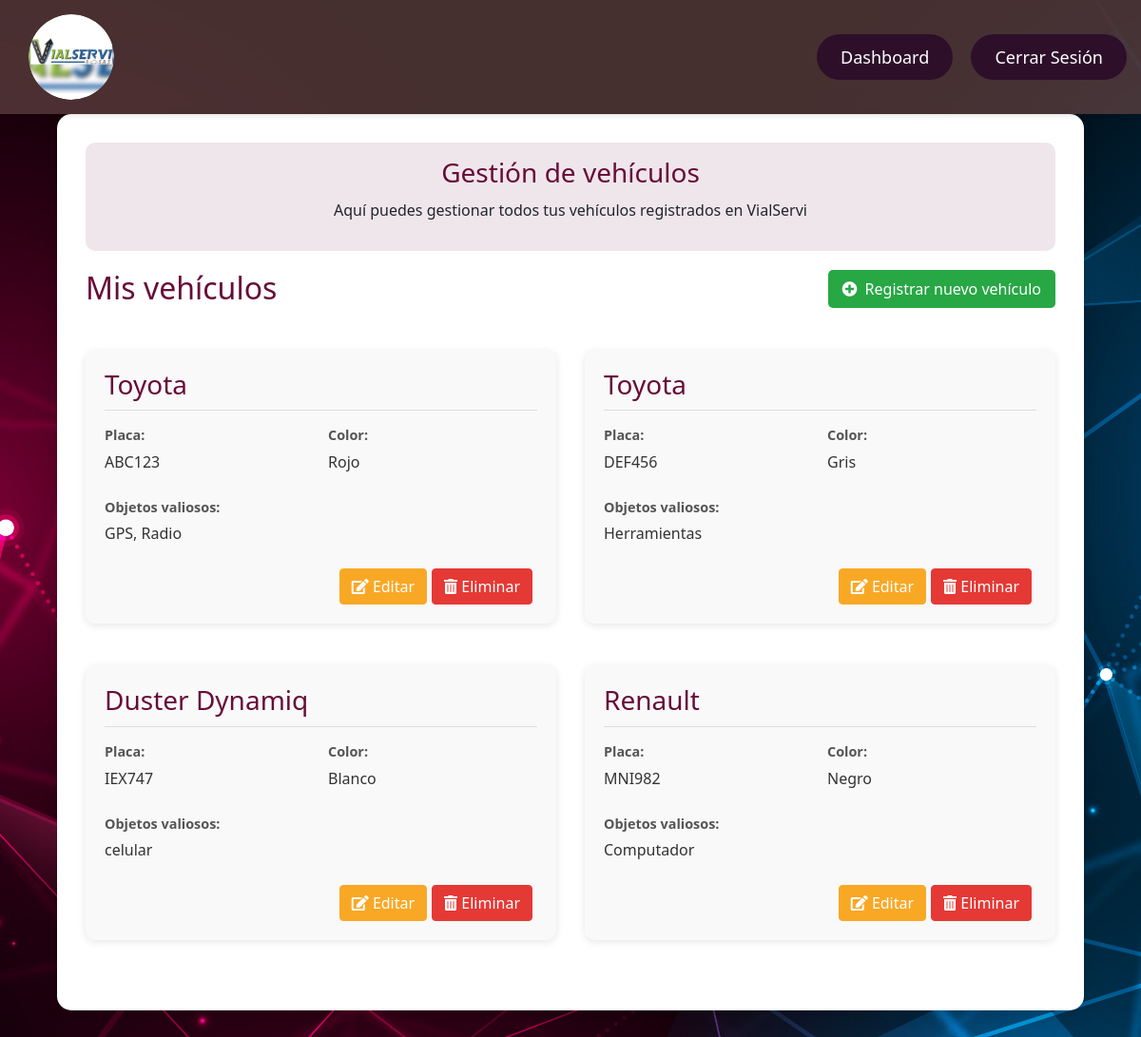
The app's page /cliente_vehiculo.php (signed in), older data.
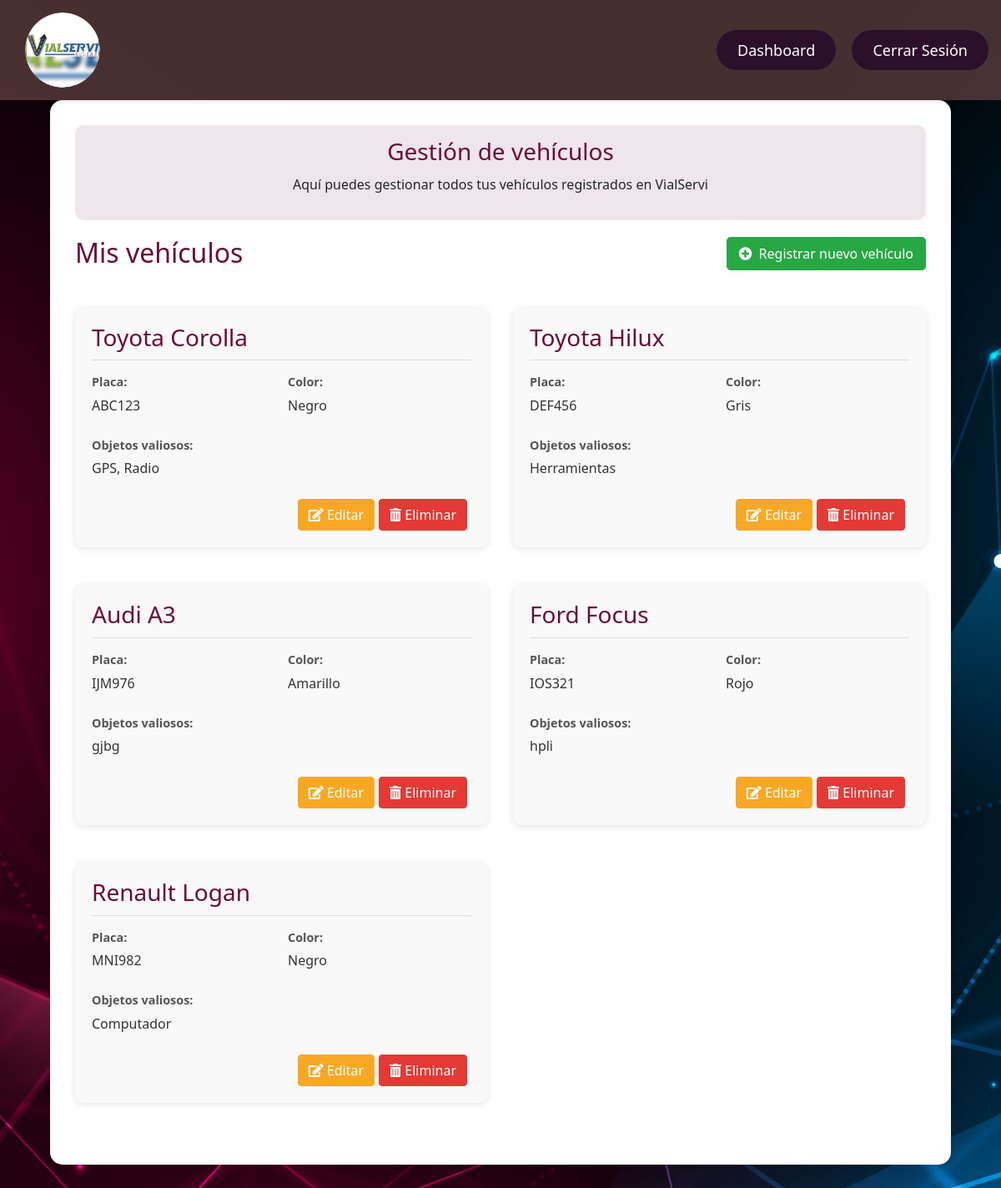
The same page, newer data.
### tables this page shows
CREATE TABLE `vehiculos` (
  `Placa` varchar(20) NOT NULL,
  `Marca` varchar(50) DEFAULT NULL,
  `Objetos_Valiosos` text DEFAULT NULL,
  `Clientes_Vehiculos` int(11) DEFAULT NULL,
  `modelo_id` int(11) DEFAULT NULL,
  `color_id` int(11) DEFAULT NULL
);

CREATE TABLE `colores` (
  `color_id` int(11) NOT NULL,
  `nombre_color` varchar(20) DEFAULT NULL
);

CREATE TABLE `modelos` (
  `id` int(11) NOT NULL,
  `nombre` varchar(50) NOT NULL,
  `marca_id` int(11) NOT NULL,
  `año` int(11) NOT NULL
);

### cliente_vehiculo.php (the view, shortened to what this page needs)
<?php
require_once 'config.php';
$cliente_id = $_SESSION['cliente_id'];
$sql_vehiculos = "
    SELECT
      v.Placa,
      v.Marca,
      mo.nombre       AS Modelo,
      co.nombre_color AS Color,
      v.Objetos_Valiosos
    FROM vehiculos v
    LEFT JOIN modelos  mo ON v.modelo_id = mo.id
    LEFT JOIN colores  co ON v.color_id   = co.color_id
    WHERE v.Clientes_Vehiculos = ?
";
$stmt_vehiculos = $conn->prepare($sql_vehiculos);
$stmt_vehiculos->bind_param("i", $cliente_id);
$stmt_vehiculos->execute();
$vehiculos = $stmt_vehiculos->get_result()->fetch_all(MYSQLI_ASSOC);
$accion = isset($_GET['accion']) ? $_GET['accion'] : 'listar';
?>
<!DOCTYPE html>
<html lang="es">
<head>
    <link href="https://stackpath.bootstrapcdn.com/bootstrap/4.5.2/css/bootstrap.min.css" rel="stylesheet">
    <link rel="stylesheet" href="https://cdnjs.cloudflare.com/ajax/libs/font-awesome/5.15.3/css/all.min.css">
</head>
<body>
<div class="sidebar">
    <div class="logo-container">
        <img src="Imagenes/Logo.jpg" alt="Logo" class="logo">
    </div>
    <div>
        <a href="cliente_dashboard.php"></i> Dashboard</a>
        <a href="logout_cliente.php"></i> Cerrar Sesión</a>
    </div>
</div>
<div class="container">
    <div class="welcome-message">
        <h3>Gestión de vehículos</h3>
        <p>Aquí puedes gestionar todos tus vehículos registrados en VialServi</p>
    </div>
    <?php if ($accion == 'listar'): ?>
        <div class="d-flex justify-content-between align-items-center mb-4">
            <h2>Mis vehículos</h2>
            <a href="?accion=nuevo" class="btn-add-vehicle"><i class="fas fa-plus-circle"></i> Registrar nuevo vehículo</a>
        </div>
        <?php if (empty($vehiculos)): ?>
            <div class="no-vehicles">
                <p>No tienes vehículos registrados.</p>
                <a href="?accion=nuevo" class="btn btn-primary mt-3">Registrar mi primer vehículo</a>
            </div>
        <?php else: ?>
            <div class="row">
                <?php foreach ($vehiculos as $vehiculo): ?>
                    <div class="col-md-6 mb-4">
                        <div class="vehicle-card">
                            <h3><?php echo htmlspecialchars($vehiculo['Marca'] . ' ' . $vehiculo['Modelo']); ?></h3>
                            <div class="vehicle-info">
                                <div class="vehicle-info-item">
                                    <span class="info-label">Placa:</span>
                                    <span class="info-value"><?php echo htmlspecialchars($vehiculo['Placa']); ?></span>
                                </div>
                                <div class="vehicle-info-item">
                                    <span class="info-label">Color:</span>
                                    <span class="info-value"><?php echo htmlspecialchars($vehiculo['Color']); ?></span>
                                </div>
                                <?php if (!empty($vehiculo['Objetos_Valiosos'])): ?>
                                <div class="vehicle-info-item" style="grid-column: 1 / -1;">
                                    <span class="info-label">Objetos valiosos:</span>
                                    <span class="info-value"><?php echo htmlspecialchars($vehiculo['Objetos_Valiosos']); ?></span>
                                </div>
                                <?php endif; ?>
                            </div>
                            <div class="vehicle-actions">
                                <a href="?accion=editar&placa=<?php echo urlencode($vehiculo['Placa']); ?>" class="btn btn-warning btn-action">
                                    <i class="fas fa-edit"></i> Editar
                                </a>
                                <button class="btn btn-danger btn-action" onclick="confirmarEliminar('<?php echo htmlspecialchars($vehiculo['Placa']); ?>')">
                                    <i class="fas fa-trash-alt"></i> Eliminar
                                </button>
                            </div>
                        </div>
                    </div>
                <?php endforeach; ?>
            </div>
        <?php endif; ?>
    <?php endif; ?>
</div>
</body>
</html>

### cliente_vehiculo.php (style rules this page uses)
* { margin: 0; padding: 0; box-sizing: border-box; }
body { font-family: 'Segoe UI', Tahoma, Geneva, Verdana, sans-serif; background-image: url('Imagenes/ClienteRegistrarVehiculo.jpg'); background-size: cover; background-position: center; background-attachment: fixed; margin: 0; padding: 0; }
.sidebar { width: 100%; position: fixed; top: 0; left: 0; background-color: rgba(100, 67, 67, 0.7); padding: 15px 0; z-index: 1000; display: flex; justify-content: space-between; align-items: center; box-shadow: 0 2px 5px rgba(0, 0, 0, 0.1); }
.sidebar a { padding: 12px 25px; text-decoration: none; font-size: 18px; color: #fff; background-color: #2d0f2a; margin-right: 15px; border-radius: 50px; transition: background-color 0.3s ease, transform 0.3s ease; }
.logo-container { margin-left: 30px; border-radius: 50%; width: 90px; height: 90px; overflow: hidden; }
.logo { width: 100%; height: 100%; object-fit: cover; box-shadow: 0 4px 10px rgba(0, 0, 0, 0.2); border-radius: 50%; }
.container { background-color: white; padding: 30px; border-radius: 15px; box-shadow: 0 6px 15px rgba(0, 0, 0, 0.1); width: 90%; max-width: 1200px; margin: 120px auto 40px; }
h2 { color: #680c39; margin-bottom: 20px; text-align: center; }
.btn-action { margin-right: 5px; }
.btn-warning { background-color: #f9a825; border-color: #f9a825; color: white; }
.btn-danger { background-color: #e53935; border-color: #e53935; }
.vehicle-card { background-color: #f9f9f9; border-radius: 10px; padding: 20px; margin-bottom: 20px; box-shadow: 0 2px 8px rgba(0,0,0,0.1); transition: transform 0.2s; }
.vehicle-card h3 { color: #680c39; margin-bottom: 15px; border-bottom: 1px solid #ddd; padding-bottom: 10px; }
.vehicle-info { display: grid; grid-template-columns: repeat(auto-fill, minmax(200px, 1fr)); gap: 15px; }
.vehicle-info-item { margin-bottom: 10px; }
.vehicle-actions { margin-top: 15px; display: flex; justify-content: flex-end; }
.welcome-message { background-color: rgba(104, 12, 57, 0.1); padding: 15px; border-radius: 10px; margin-bottom: 20px; text-align: center; }
.welcome-message h3 { color: #680c39; margin-bottom: 10px; }
.btn-add-vehicle { background-color: #28a745; color: white; padding: 8px 15px; border-radius: 5px; text-decoration: none; display: inline-flex; align-items: center; margin-bottom: 20px; }
.btn-add-vehicle i { margin-right:.5rem; }
.info-label { font-weight: bold; color: #555; font-size: 0.9rem; display: block; margin-bottom: 5px; }
.info-value { font-size: 1rem; color: #333; }

Row changes from the older to the newer data that the page shows:
removed vehiculos: Modelo "Duster Dynamiq", Placa "IEX747", color.nombre_color "Blanco", Objetos_Valiosos "celular"
changed vehiculos "ABC123": Marca.nombre "Toyota" → "Toyota Corolla"; color.nombre_color "Rojo" → "Negro"
changed vehiculos "DEF456": Marca.nombre "Toyota" → "Toyota Hilux"
added vehiculos: Marca.nombre "Audi A3", Placa "IJM976", color.nombre_color "Amarillo", Objetos_Valiosos "gjbg"
added vehiculos: Marca.nombre "Ford Focus", Placa "IOS321", color.nombre_color "Rojo", Objetos_Valiosos "hpli"
changed vehiculos "MNI982": Marca.nombre "Renault" → "Renault Logan"
